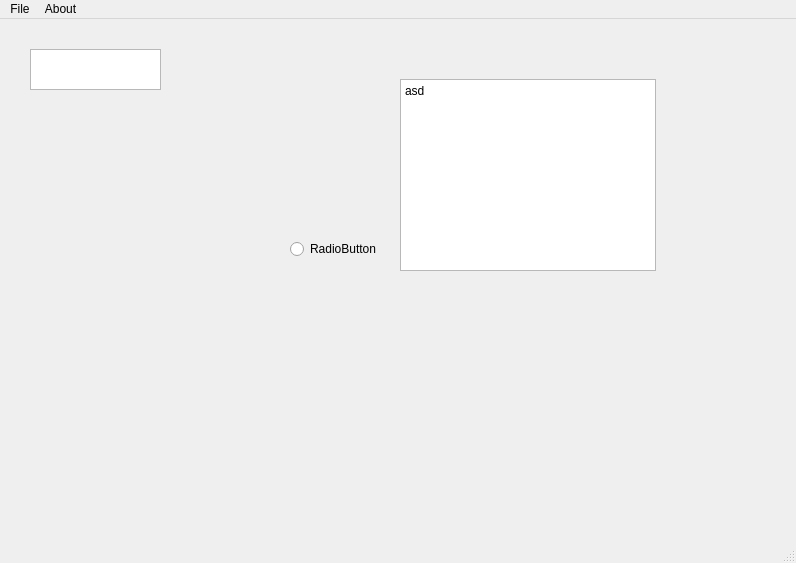
<?xml version="1.0" encoding="UTF-8"?>
<ui version="4.0">
 <class>MainWindow</class>
 <widget class="QMainWindow" name="MainWindow">
  <property name="geometry">
   <rect>
    <x>0</x>
    <y>0</y>
    <width>796</width>
    <height>563</height>
   </rect>
  </property>
  <property name="windowTitle">
   <string>MainWindow</string>
  </property>
  <widget class="QWidget" name="centralwidget">
   <widget class="QTextEdit" name="TextHere">
    <property name="enabled">
     <bool>true</bool>
    </property>
    <property name="geometry">
     <rect>
      <x>30</x>
      <y>30</y>
      <width>131</width>
      <height>41</height>
     </rect>
    </property>
    <property name="html">
     <string>&lt;!DOCTYPE HTML PUBLIC &quot;-//W3C//DTD HTML 4.0//EN&quot; &quot;http://www.w3.org/TR/REC-html40/strict.dtd&quot;&gt;
&lt;html&gt;&lt;head&gt;&lt;meta name=&quot;qrichtext&quot; content=&quot;1&quot; /&gt;&lt;meta charset=&quot;utf-8&quot; /&gt;&lt;style type=&quot;text/css&quot;&gt;
p, li { white-space: pre-wrap; }
hr { height: 1px; border-width: 0; }
li.unchecked::marker { content: &quot;\2610&quot;; }
li.checked::marker { content: &quot;\2612&quot;; }
&lt;/style&gt;&lt;/head&gt;&lt;body style=&quot; font-family:'Segoe UI'; font-size:9pt; font-weight:400; font-style:normal;&quot;&gt;
&lt;p style=&quot;-qt-paragraph-type:empty; margin-top:0px; margin-bottom:0px; margin-left:0px; margin-right:0px; -qt-block-indent:0; text-indent:0px;&quot;&gt;&lt;br /&gt;&lt;/p&gt;&lt;/body&gt;&lt;/html&gt;</string>
    </property>
   </widget>
   <widget class="QRadioButton" name="radioButton">
    <property name="geometry">
     <rect>
      <x>290</x>
      <y>220</y>
      <width>89</width>
      <height>20</height>
     </rect>
    </property>
    <property name="text">
     <string>RadioButton</string>
    </property>
   </widget>
   <widget class="QTextBrowser" name="textBrowser">
    <property name="geometry">
     <rect>
      <x>400</x>
      <y>60</y>
      <width>256</width>
      <height>192</height>
     </rect>
    </property>
    <property name="html">
     <string>&lt;!DOCTYPE HTML PUBLIC &quot;-//W3C//DTD HTML 4.0//EN&quot; &quot;http://www.w3.org/TR/REC-html40/strict.dtd&quot;&gt;
&lt;html&gt;&lt;head&gt;&lt;meta name=&quot;qrichtext&quot; content=&quot;1&quot; /&gt;&lt;meta charset=&quot;utf-8&quot; /&gt;&lt;style type=&quot;text/css&quot;&gt;
p, li { white-space: pre-wrap; }
hr { height: 1px; border-width: 0; }
li.unchecked::marker { content: &quot;\2610&quot;; }
li.checked::marker { content: &quot;\2612&quot;; }
&lt;/style&gt;&lt;/head&gt;&lt;body style=&quot; font-family:'Segoe UI'; font-size:9pt; font-weight:400; font-style:normal;&quot;&gt;
&lt;p style=&quot; margin-top:0px; margin-bottom:0px; margin-left:0px; margin-right:0px; -qt-block-indent:0; text-indent:0px;&quot;&gt;asd&lt;/p&gt;&lt;/body&gt;&lt;/html&gt;</string>
    </property>
   </widget>
  </widget>
  <widget class="QMenuBar" name="menubar">
   <property name="geometry">
    <rect>
     <x>0</x>
     <y>0</y>
     <width>796</width>
     <height>22</height>
    </rect>
   </property>
   <widget class="QMenu" name="menuFile">
    <property name="title">
     <string>File</string>
    </property>
   </widget>
   <widget class="QMenu" name="menuAbout">
    <property name="title">
     <string>About</string>
    </property>
   </widget>
   <addaction name="menuFile"/>
   <addaction name="menuAbout"/>
  </widget>
  <widget class="QStatusBar" name="statusbar"/>
 </widget>
 <resources/>
 <connections/>
</ui>
